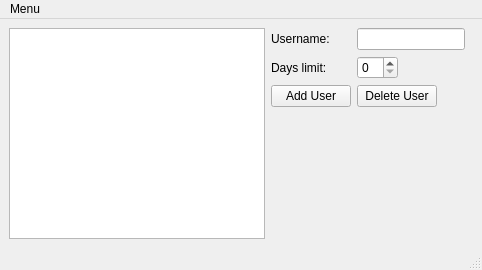
<?xml version="1.0" encoding="UTF-8"?>
<ui version="4.0">
 <class>MainWindow</class>
 <widget class="QMainWindow" name="MainWindow">
  <property name="geometry">
   <rect>
    <x>0</x>
    <y>0</y>
    <width>482</width>
    <height>270</height>
   </rect>
  </property>
  <property name="windowTitle">
   <string>WireGuard Timeout</string>
  </property>
  <widget class="QWidget" name="centralwidget">
   <layout class="QGridLayout" name="gridLayout">
    <item row="0" column="0">
     <layout class="QGridLayout" name="gridLayout_2">
      <item row="0" column="0">
       <widget class="QListView" name="listViewUsers">
        <property name="sizePolicy">
         <sizepolicy hsizetype="Fixed" vsizetype="Preferred">
          <horstretch>0</horstretch>
          <verstretch>0</verstretch>
         </sizepolicy>
        </property>
       </widget>
      </item>
      <item row="0" column="1">
       <layout class="QFormLayout" name="formLayout">
        <item row="0" column="0">
         <widget class="QLabel" name="labelUserName">
          <property name="text">
           <string>Username:</string>
          </property>
         </widget>
        </item>
        <item row="0" column="1">
         <widget class="QLineEdit" name="lineEditAddUser">
          <property name="sizePolicy">
           <sizepolicy hsizetype="Fixed" vsizetype="Fixed">
            <horstretch>0</horstretch>
            <verstretch>0</verstretch>
           </sizepolicy>
          </property>
         </widget>
        </item>
        <item row="1" column="0">
         <widget class="QLabel" name="labelLimitDays">
          <property name="text">
           <string>Days limit:</string>
          </property>
         </widget>
        </item>
        <item row="1" column="1">
         <widget class="QSpinBox" name="spinBoxLimitDays">
          <property name="sizePolicy">
           <sizepolicy hsizetype="Fixed" vsizetype="Fixed">
            <horstretch>0</horstretch>
            <verstretch>0</verstretch>
           </sizepolicy>
          </property>
         </widget>
        </item>
        <item row="2" column="0">
         <widget class="QPushButton" name="pushButtonAddUser">
          <property name="text">
           <string>Add User</string>
          </property>
         </widget>
        </item>
        <item row="2" column="1">
         <widget class="QPushButton" name="pushButtonDeleteUser">
          <property name="sizePolicy">
           <sizepolicy hsizetype="Fixed" vsizetype="Fixed">
            <horstretch>0</horstretch>
            <verstretch>0</verstretch>
           </sizepolicy>
          </property>
          <property name="text">
           <string>Delete User</string>
          </property>
         </widget>
        </item>
       </layout>
      </item>
     </layout>
    </item>
   </layout>
  </widget>
  <widget class="QMenuBar" name="menubar">
   <property name="geometry">
    <rect>
     <x>0</x>
     <y>0</y>
     <width>482</width>
     <height>21</height>
    </rect>
   </property>
   <widget class="QMenu" name="menuMenu">
    <property name="title">
     <string>Menu</string>
    </property>
    <addaction name="actionSettings"/>
    <addaction name="actionExit"/>
   </widget>
   <addaction name="menuMenu"/>
  </widget>
  <widget class="QStatusBar" name="statusbar"/>
  <action name="actionExit">
   <property name="text">
    <string>Exit</string>
   </property>
  </action>
  <action name="actionSettings">
   <property name="text">
    <string>Settings</string>
   </property>
  </action>
 </widget>
 <resources/>
 <connections/>
</ui>
